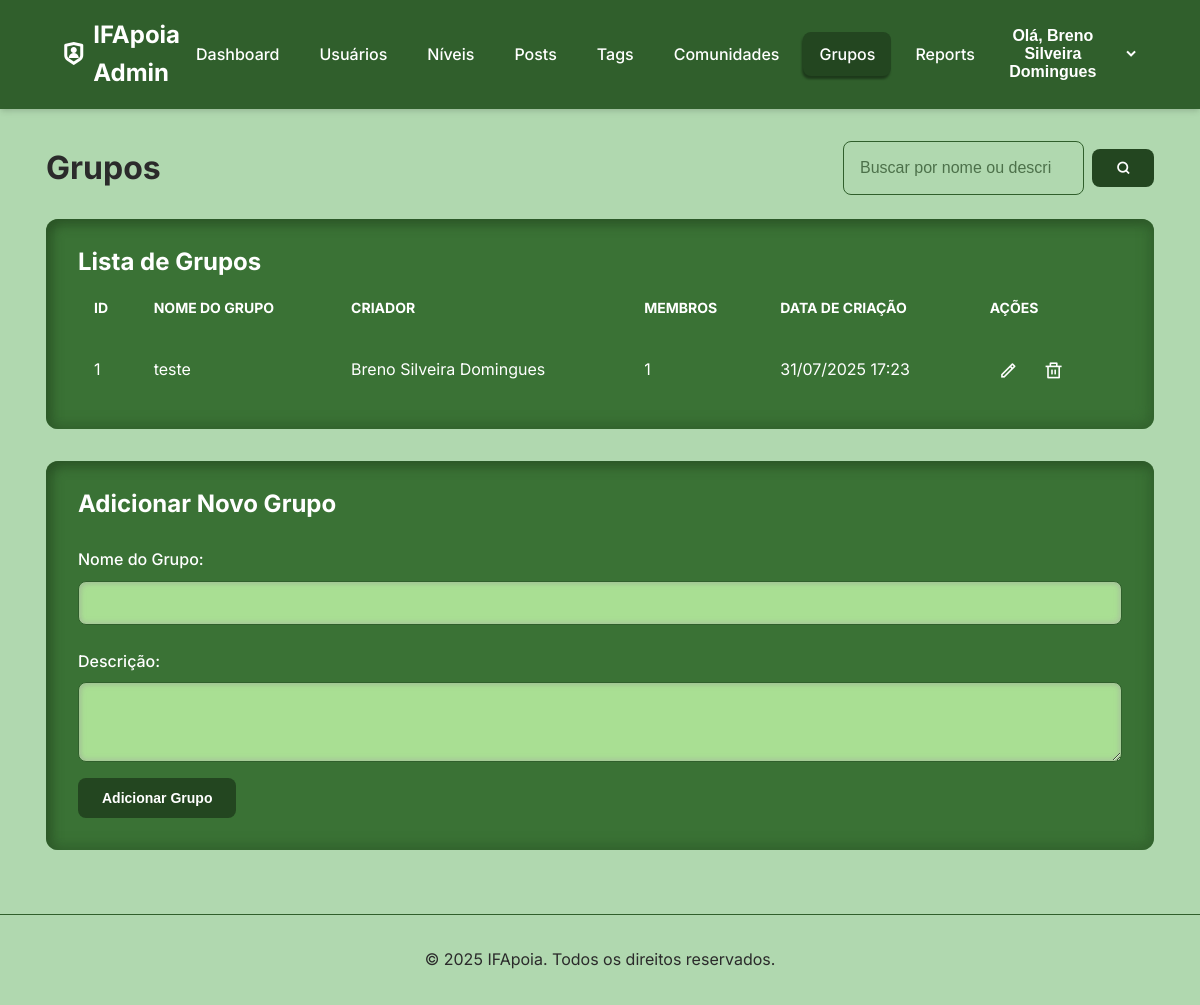
Page /modules/admin/admin_groups.php (signed in) on the committed database.
### tables this page shows
CREATE TABLE `groups` (
  `group_id` int(11) NOT NULL,
  `name` varchar(100) NOT NULL,
  `description` varchar(255) DEFAULT NULL,
  `creator_id` int(11) NOT NULL,
  `created_at` timestamp NOT NULL DEFAULT current_timestamp()
);

CREATE TABLE `users` (
  `user_id` int(11) NOT NULL,
  `role_id` int(11) DEFAULT 4,
  `full_name` varchar(100) NOT NULL,
  `email` varchar(100) NOT NULL,
  `password_hash` varchar(255) NOT NULL,
  `state` varchar(100) DEFAULT NULL,
  `campus` varchar(100) DEFAULT NULL,
  `gender` varchar(100) DEFAULT NULL,
  `sexual_orientation` varchar(100) DEFAULT NULL,
  `profile_image_url` varchar(255) DEFAULT '../src/assets/img/default-user.png',
  `cover_image_url` varchar(255) DEFAULT NULL,
  `bio` text DEFAULT NULL,
  `created_at` timestamp NOT NULL DEFAULT current_timestamp(),
  `updated_at` timestamp NOT NULL DEFAULT current_timestamp() ON UPDATE current_timestamp()
);

### modules/admin/admin_groups.php (the view, shortened to what this page needs)
<?php
include('admin_header.php');
$edit_mode = false;
$group_to_edit = null;
$search_query = isset($_GET['search']) ? trim($_GET['search']) : '';
$sql = "SELECT g.group_id, g.name, g.description, g.created_at, u.full_name as creator_name, COUNT(ug.user_id) as total_members
        FROM groups g
        JOIN users u ON g.creator_id = u.user_id
        LEFT JOIN user_groups ug ON g.group_id = ug.group_id";
$params = [];
$sql .= " GROUP BY g.group_id ORDER BY g.created_at DESC";
$stmt = $pdo->prepare($sql);
$stmt->execute($params);
$groups_result = $stmt->fetchAll(PDO::FETCH_ASSOC);
?>
<main class="container">
    <div class="page-header">
        <h1>Grupos</h1>
        <form action="admin_groups.php" method="GET" class="search-form">
            <input type="search" name="search" placeholder="Buscar por nome ou descrição..." value="<?php echo htmlspecialchars($search_query); ?>">
            <button type="submit" class="btn btn-primary"><i class="ri-search-line"></i></button>
        </form>
    </div>
    <div class="table-container">
        <h2>Lista de Grupos</h2>
        <table>
            <thead>
                <tr>
                    <th>ID</th>
                    <th>Nome do Grupo</th>
                    <th>Criador</th>
                    <th>Membros</th>
                    <th>Data de Criação</th>
                    <th>Ações</th>
                </tr>
            </thead>
            <tbody>
                <?php if ($groups_result && count($groups_result) > 0): ?>
                    <?php foreach ($groups_result as $group): ?>
                        <tr>
                            <td><?php echo $group['group_id']; ?></td>
                            <td><?php echo htmlspecialchars($group['name']); ?></td>
                            <td><?php echo htmlspecialchars($group['creator_name']); ?></td>
                            <td><?php echo $group['total_members']; ?></td>
                            <td><?php echo date("d/m/Y H:i", strtotime($group['created_at'])); ?></td>
                            <td class="actions">
                                <a href="admin_groups.php?action=edit&id=<?php echo $group['group_id']; ?>#form-group" class="btn btn-icon btn-edit" title="Editar Grupo">
                                    <i class="ri-pencil-line"></i>
                                </a>
                                <a href="admin_groups.php?action=delete&id=<?php echo $group['group_id']; ?>" onclick="return confirm('Tem certeza que deseja deletar este grupo? Esta ação é irreversível.');" class="btn btn-icon btn-delete" title="Deletar Grupo">
                                    <i class="ri-delete-bin-line"></i>
                                </a>
                            </td>
                        </tr>
                    <?php endforeach; ?>
                <?php else: ?>
                    <tr>
                        <td colspan="6">Nenhum grupo encontrado.</td>
                    </tr>
                <?php endif; ?>
            </tbody>
        </table>
    </div>
    <div class="form-container" id="form-group">
        <h2><?php echo $edit_mode ? 'Editar Grupo' : 'Adicionar Novo Grupo'; ?></h2>
        <form action="admin_groups.php" method="POST">
            <div class="form-group">
                <label for="name">Nome do Grupo:</label>
                <input type="text" id="name" name="name" value="<?php echo htmlspecialchars($group_to_edit['name'] ?? ''); ?>" required>
            </div>
            <div class="form-group">
                <label for="description">Descrição:</label>
                <textarea id="description" name="description" rows="3"><?php echo htmlspecialchars($group_to_edit['description'] ?? ''); ?></textarea>
            </div>
            <div class="form-actions">
                <button type="submit" name="save_group" class="btn btn-primary"><?php echo $edit_mode ? 'Salvar Alterações' : 'Adicionar Grupo'; ?></button>
            </div>
        </form>
    </div>
</main>
<?php
include('admin_footer.php');
?>

### src/assets/css/admin.css (style rules this page uses)
:root { --primary-color: #305F2C; --secondary-color: #a9df93; --background-color: #b0d8af; --accent-color: #3a7235; --card-bg-color: transparent; --text-color: #ffffff; --text-muted-color: #2b2b2b; --border-color: var(--primary-color); --danger-color: #e44040; --warning-color: #e7772c; --success-color: #38a169; --info-color: #234620; --padrao-color: #6c757d; --box-shadow: 0 4px 6px -1px rgba(0, 0, 0, 0.1), 0 2px 4px -1px rgba(0, 0, 0, 0.06); --border: 2px solid var(--border-color); }
* { box-sizing: border-box; margin: 0; padding: 0; }
body { font-family: 'Inter', sans-serif; background-color: var(--background-color); color: var(--text-color); line-height: 1.6; }
.container { width: 95%; max-width: 1400px; margin: 0 auto; padding: 2rem 1rem; }
.page-header { display: flex; justify-content: space-between; align-items: center; margin-bottom: 1.5rem; flex-wrap: wrap; gap: 1rem; }
.page-header>h1 { color: var(--text-muted-color) }
.search-form { display: flex; gap: 0.5rem; }
.form-container, .table-container { background-color: var(--accent-color); padding: 1.5rem 2rem; border-radius: 12px; box-shadow: inset -5px -5px 12px rgba(48, 95, 44, 0.7), inset 5px 5px 12px rgba(35, 70, 32, 0.7); margin-bottom: 2rem; }
table { width: 100%; border-collapse: collapse; }
th, td { padding: 1rem; text-align: left; color: var(--text-color); vertical-align: middle; }
thead th { font-size: 0.875rem; text-transform: uppercase; color: var(--text-color); background-color: var(--card-bg-color); }
.actions { display: flex; align-items: center; gap: 0.5rem; }
.actions i { font-weight: 400; }
.form-group { margin-top: 1.5rem; }
label { display: block; font-weight: 500; margin-bottom: 0.5rem; }
input[type="text"], input[type="search"], textarea, select { background-color: var(--background-color); width: 100%; padding: 0.75rem 1rem; border: 1px solid var(--border-color); border-radius: 8px; font-size: 1rem; transition: all 0.3s ease; }
input[type="text"], textarea, select { background-color: var(--secondary-color); box-shadow: inset -2px -2px 5px rgba(168, 168, 168, 0.4), inset 2px 2px 5px rgba(153, 153, 153, 0.4); }
input::placeholder { color: var(--info-color); opacity: 0.7; }
.btn { padding: 0.75rem 1.5rem; border: none; border-radius: 8px; cursor: pointer; font-size: 14px; font-weight: 600; text-decoration: none; display: inline-flex; align-items: center; gap: 0.5rem; transition: all 0.3s ease; }
.btn-primary { background-color: var(--info-color); color: white; margin: 0.5rem 0; }
.btn-icon { padding: 0.5rem; background: none; border: 1px solid transparent; }
.btn-icon i { font-size: 1.2rem; line-height: 1; color: var(--text-color); }
.btn-delete { color: var(--danger-color); }
.btn-edit { color: var(--warning-color); }

### rows in the picture
groups: group_id "1", name "teste", creator.full_name "Breno Silveira Domingues", total_members "1", created_at "31/07/2025 17:23"

### other values in the picture
$_SESSION['full_name'] "Breno Silveira Domingues"
